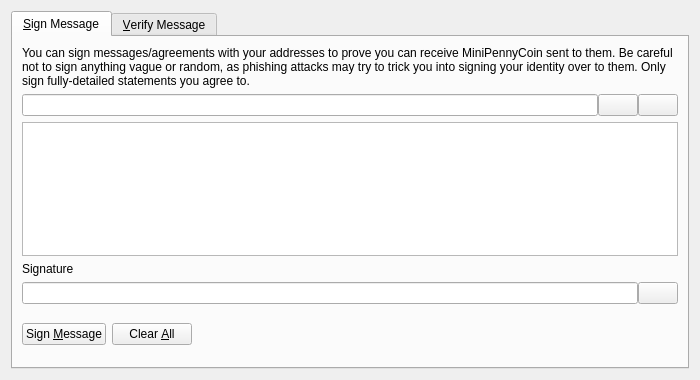
<?xml version="1.0" encoding="UTF-8"?>
<ui version="4.0">
 <class>SignVerifyMessageDialog</class>
 <widget class="QDialog" name="SignVerifyMessageDialog">
  <property name="geometry">
   <rect>
    <x>0</x>
    <y>0</y>
    <width>700</width>
    <height>380</height>
   </rect>
  </property>
  <property name="windowTitle">
   <string>Signatures - Sign / Verify a Message</string>
  </property>
  <property name="modal">
   <bool>true</bool>
  </property>
  <layout class="QVBoxLayout" name="verticalLayout">
   <item>
    <widget class="QTabWidget" name="tabWidget">
     <property name="currentIndex">
      <number>0</number>
     </property>
     <widget class="QWidget" name="tabSignMessage">
      <attribute name="title">
       <string>&amp;Sign Message</string>
      </attribute>
      <layout class="QVBoxLayout" name="verticalLayout_SM">
       <item>
        <widget class="QLabel" name="infoLabel_SM">
         <property name="text">
          <string>You can sign messages/agreements with your addresses to prove you can receive MiniPennyCoin sent to them. Be careful not to sign anything vague or random, as phishing attacks may try to trick you into signing your identity over to them. Only sign fully-detailed statements you agree to.</string>
         </property>
         <property name="textFormat">
          <enum>Qt::PlainText</enum>
         </property>
         <property name="wordWrap">
          <bool>true</bool>
         </property>
        </widget>
       </item>
       <item>
        <layout class="QHBoxLayout" name="horizontalLayout_1_SM">
         <property name="spacing">
          <number>0</number>
         </property>
         <item>
          <widget class="QValidatedLineEdit" name="addressIn_SM">
           <property name="toolTip">
            <string>The MiniPennyCoin address to sign the message with</string>
           </property>
          </widget>
         </item>
         <item>
          <widget class="QPushButton" name="addressBookButton_SM">
           <property name="toolTip">
            <string>Choose previously used address</string>
           </property>
           <property name="text">
            <string/>
           </property>
           <property name="shortcut">
            <string>Alt+A</string>
           </property>
           <property name="autoDefault">
            <bool>false</bool>
           </property>
          </widget>
         </item>
         <item>
          <widget class="QPushButton" name="pasteButton_SM">
           <property name="toolTip">
            <string>Paste address from clipboard</string>
           </property>
           <property name="text">
            <string/>
           </property>
           <property name="shortcut">
            <string>Alt+P</string>
           </property>
           <property name="autoDefault">
            <bool>false</bool>
           </property>
          </widget>
         </item>
        </layout>
       </item>
       <item>
        <widget class="QPlainTextEdit" name="messageIn_SM">
         <property name="toolTip">
          <string>Enter the message you want to sign here</string>
         </property>
        </widget>
       </item>
       <item>
        <widget class="QLabel" name="signatureLabel_SM">
         <property name="text">
          <string>Signature</string>
         </property>
         <property name="textFormat">
          <enum>Qt::PlainText</enum>
         </property>
        </widget>
       </item>
       <item>
        <layout class="QHBoxLayout" name="horizontalLayout_2_SM">
         <property name="spacing">
          <number>0</number>
         </property>
         <item>
          <widget class="QLineEdit" name="signatureOut_SM">
           <property name="font">
            <font>
             <italic>true</italic>
            </font>
           </property>
           <property name="readOnly">
            <bool>true</bool>
           </property>
          </widget>
         </item>
         <item>
          <widget class="QPushButton" name="copySignatureButton_SM">
           <property name="toolTip">
            <string>Copy the current signature to the system clipboard</string>
           </property>
           <property name="text">
            <string/>
           </property>
           <property name="autoDefault">
            <bool>false</bool>
           </property>
          </widget>
         </item>
        </layout>
       </item>
       <item>
        <layout class="QHBoxLayout" name="horizontalLayout_3_SM">
         <item>
          <widget class="QPushButton" name="signMessageButton_SM">
           <property name="toolTip">
            <string>Sign the message to prove you own this MiniPennyCoin address</string>
           </property>
           <property name="text">
            <string>Sign &amp;Message</string>
           </property>
           <property name="autoDefault">
            <bool>false</bool>
           </property>
          </widget>
         </item>
         <item>
          <widget class="QPushButton" name="clearButton_SM">
           <property name="toolTip">
            <string>Reset all sign message fields</string>
           </property>
           <property name="text">
            <string>Clear &amp;All</string>
           </property>
           <property name="autoDefault">
            <bool>false</bool>
           </property>
          </widget>
         </item>
         <item>
          <spacer name="horizontalSpacer_1_SM">
           <property name="orientation">
            <enum>Qt::Horizontal</enum>
           </property>
           <property name="sizeHint" stdset="0">
            <size>
             <width>40</width>
             <height>48</height>
            </size>
           </property>
          </spacer>
         </item>
         <item>
          <widget class="QLabel" name="statusLabel_SM">
           <property name="font">
            <font>
             <weight>75</weight>
             <bold>true</bold>
            </font>
           </property>
           <property name="text">
            <string/>
           </property>
           <property name="wordWrap">
            <bool>true</bool>
           </property>
          </widget>
         </item>
         <item>
          <spacer name="horizontalSpacer_2_SM">
           <property name="orientation">
            <enum>Qt::Horizontal</enum>
           </property>
           <property name="sizeHint" stdset="0">
            <size>
             <width>40</width>
             <height>48</height>
            </size>
           </property>
          </spacer>
         </item>
        </layout>
       </item>
      </layout>
     </widget>
     <widget class="QWidget" name="tabVerifyMessage">
      <attribute name="title">
       <string>&amp;Verify Message</string>
      </attribute>
      <layout class="QVBoxLayout" name="verticalLayout_VM">
       <item>
        <widget class="QLabel" name="infoLabel_VM">
         <property name="text">
          <string>Enter the receiver's address, message (ensure you copy line breaks, spaces, tabs, etc. exactly) and signature below to verify the message. Be careful not to read more into the signature than what is in the signed message itself, to avoid being tricked by a man-in-the-middle attack. Note that this only proves the signing party receives with the address, it cannot prove sendership of any transaction!</string>
         </property>
         <property name="textFormat">
          <enum>Qt::PlainText</enum>
         </property>
         <property name="alignment">
          <set>Qt::AlignLeading|Qt::AlignLeft|Qt::AlignTop</set>
         </property>
         <property name="wordWrap">
          <bool>true</bool>
         </property>
        </widget>
       </item>
       <item>
        <layout class="QHBoxLayout" name="horizontalLayout_1_VM">
         <property name="spacing">
          <number>0</number>
         </property>
         <item>
          <widget class="QValidatedLineEdit" name="addressIn_VM">
           <property name="toolTip">
            <string>The MiniPennyCoin address the message was signed with</string>
           </property>
          </widget>
         </item>
         <item>
          <widget class="QPushButton" name="addressBookButton_VM">
           <property name="toolTip">
            <string>Choose previously used address</string>
           </property>
           <property name="text">
            <string/>
           </property>
           <property name="shortcut">
            <string>Alt+A</string>
           </property>
           <property name="autoDefault">
            <bool>false</bool>
           </property>
          </widget>
         </item>
        </layout>
       </item>
       <item>
        <widget class="QPlainTextEdit" name="messageIn_VM"/>
       </item>
       <item>
        <widget class="QValidatedLineEdit" name="signatureIn_VM"/>
       </item>
       <item>
        <layout class="QHBoxLayout" name="horizontalLayout_2_VM">
         <item>
          <widget class="QPushButton" name="verifyMessageButton_VM">
           <property name="toolTip">
            <string>Verify the message to ensure it was signed with the specified MiniPennyCoin address</string>
           </property>
           <property name="text">
            <string>Verify &amp;Message</string>
           </property>
           <property name="autoDefault">
            <bool>false</bool>
           </property>
          </widget>
         </item>
         <item>
          <widget class="QPushButton" name="clearButton_VM">
           <property name="toolTip">
            <string>Reset all verify message fields</string>
           </property>
           <property name="text">
            <string>Clear &amp;All</string>
           </property>
           <property name="autoDefault">
            <bool>false</bool>
           </property>
          </widget>
         </item>
         <item>
          <spacer name="horizontalSpacer_1_VM">
           <property name="orientation">
            <enum>Qt::Horizontal</enum>
           </property>
           <property name="sizeHint" stdset="0">
            <size>
             <width>40</width>
             <height>48</height>
            </size>
           </property>
          </spacer>
         </item>
         <item>
          <widget class="QLabel" name="statusLabel_VM">
           <property name="font">
            <font>
             <weight>75</weight>
             <bold>true</bold>
            </font>
           </property>
           <property name="text">
            <string/>
           </property>
           <property name="wordWrap">
            <bool>true</bool>
           </property>
          </widget>
         </item>
         <item>
          <spacer name="horizontalSpacer_2_VM">
           <property name="orientation">
            <enum>Qt::Horizontal</enum>
           </property>
           <property name="sizeHint" stdset="0">
            <size>
             <width>40</width>
             <height>48</height>
            </size>
           </property>
          </spacer>
         </item>
        </layout>
       </item>
      </layout>
     </widget>
    </widget>
   </item>
  </layout>
 </widget>
 <customwidgets>
  <customwidget>
   <class>QValidatedLineEdit</class>
   <extends>QLineEdit</extends>
   <header>qvalidatedlineedit.h</header>
  </customwidget>
 </customwidgets>
 <resources>
  <include location="../dash.qrc"/>
 </resources>
 <connections/>
</ui>
